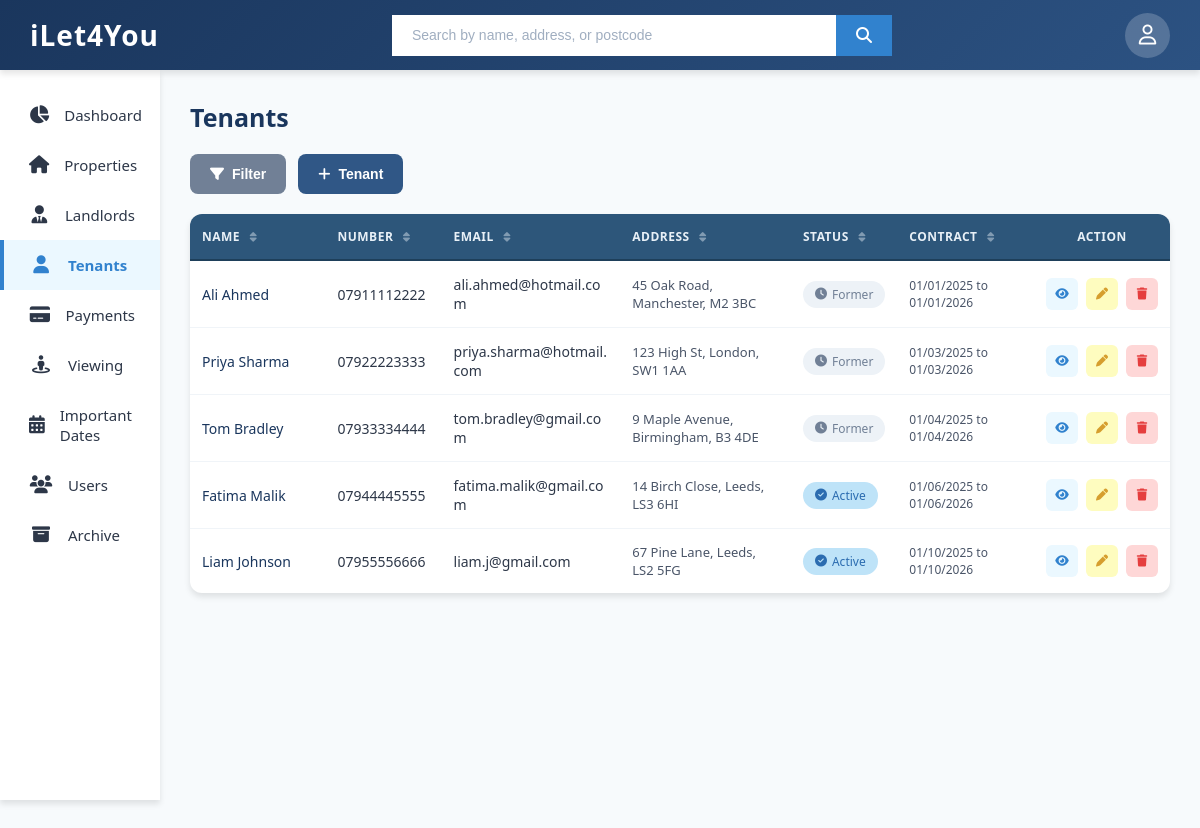
/tenants.php, run on the app's committed database.
### tables this page shows
CREATE TABLE "tenants" (
	"tenant_id"	INTEGER,
	"name"	TEXT NOT NULL,
	"phone"	TEXT NOT NULL,
	"email"	TEXT NOT NULL,
	"id_type"	TEXT NOT NULL,
	"id_number"	TEXT NOT NULL,
	"id_expiry_date"	TEXT NOT NULL,
	"archived"	INTEGER NOT NULL,
	"date_archived"	TEXT,
	PRIMARY KEY("tenant_id" AUTOINCREMENT)
);

CREATE TABLE properties (
    property_id INTEGER PRIMARY KEY AUTOINCREMENT,
    property_address TEXT NOT NULL,
    property_type TEXT NOT NULL,
    monthly_rent REAL NOT NULL,
    landlord_id INTEGER NOT NULL,
    gas_cert_due TEXT NOT NULL,
    electric_cert_due TEXT NOT NULL,
    epc_due_date TEXT NOT NULL,
    landlord_id_expiry_date TEXT NOT NULL,
    room_count INTEGER NOT NULL,
    bathroom_count INTEGER NOT NULL,
    epc_rating TEXT NOT NULL,
    has_garden INTEGER NOT NULL,
    allowed_pets INTEGER NOT NULL,
    council_band TEXT NOT NULL,
    archived INTEGER NOT NULL,
    date_archived TEXT
);

### tenants.php (the view, shortened to what this page needs)
<?php
$dbPath = __DIR__ . '/database.db';
try {
    $pdo = new PDO('sqlite:' . $dbPath);
    $pdo->setAttribute(PDO::ATTR_ERRMODE, PDO::ERRMODE_EXCEPTION);
} catch (PDOException $e) {
    die('DB connection failed: ' . $e->getMessage());
}
$tenants = $pdo->query("
    SELECT
        t.*,
        c.contract_start,
        c.contract_end,
        c.rent,
        c.frequency,
        p.property_address,
        l.name AS landlord_name
    FROM tenants t
    LEFT JOIN contracts c ON c.tenant_id = t.tenant_id AND c.contract_id = (
        SELECT contract_id FROM contracts
        WHERE tenant_id = t.tenant_id
        ORDER BY contract_end DESC LIMIT 1
    )
    LEFT JOIN properties p ON c.property_id = p.property_id
    LEFT JOIN landlords l ON p.landlord_id = l.landlord_id
    WHERE t.archived = 0
")->fetchAll(PDO::FETCH_ASSOC);
?>
<!DOCTYPE html>
<html lang="en">
<head>
    <link rel="stylesheet" href="https://cdnjs.cloudflare.com/ajax/libs/font-awesome/6.5.1/css/all.min.css">
    <link rel="stylesheet" href="style.css">
    <link rel="stylesheet" href="tables.css">
</head>
<body onload="CallNavbar(); loadModals();">
    <main class="main-content">
        <h1 class="page-title">Tenants</h1>
        <div class="main-container">
            <div class="controls-row">
                <button class="btn-filter-toggle" id="filterToggle" onclick="toggleFilter()">
                    <i class="fa-solid fa-filter"></i> Filter
                </button>
                <button class="btn-add blue" onclick="openAddTenantModal()">
                    <i class="fa-solid fa-plus"></i> Tenant
                </button>
            </div>
            <div class="table-container">
                <div class="table-wrapper">
                    <table id="tenantsTable">
                        <thead>
                            <tr>
                                <th class="sortable col-name"     onclick="sortTable('name', this)">Name <i class="fa-solid fa-sort"></i></th>
                                <th class="sortable col-number"   onclick="sortTable('number', this)">Number <i class="fa-solid fa-sort"></i></th>
                                <th class="sortable col-email"    onclick="sortTable('email', this)">Email <i class="fa-solid fa-sort"></i></th>
                                <th class="sortable col-address"  onclick="sortTable('address', this)">Address <i class="fa-solid fa-sort"></i></th>
                                <th class="sortable col-status"   onclick="sortTable('status', this)">Status <i class="fa-solid fa-sort"></i></th>
                                <th class="sortable col-contract" onclick="sortTable('contract', this)">Contract <i class="fa-solid fa-sort"></i></th>
                                <th class="col-action">Action</th>
                            </tr>
                        </thead>
                        <tbody id="tableBody">
                            <?php foreach ($tenants as $t): ?>
                            <tr
                                data-tenant-id="<?= $t['tenant_id'] ?>"
                                data-name="<?= htmlspecialchars($t['name'], ENT_QUOTES) ?>"
                                data-phone="<?= htmlspecialchars($t['phone'], ENT_QUOTES) ?>"
                                data-email="<?= htmlspecialchars($t['email'], ENT_QUOTES) ?>"
                                data-address="<?= htmlspecialchars($t['property_address'] ?? 'Unassigned', ENT_QUOTES) ?>"
                                data-idnumber="<?= htmlspecialchars($t['id_number'] ?? '', ENT_QUOTES) ?>"
                                data-idexpiry="<?= htmlspecialchars($t['id_expiry_date'] ?? '', ENT_QUOTES) ?>"
                                data-contract-start="<?= htmlspecialchars($t['contract_start'] ?? '', ENT_QUOTES) ?>"
                                data-contract-end="<?= htmlspecialchars($t['contract_end'] ?? '', ENT_QUOTES) ?>"
                                data-frequency="<?= htmlspecialchars($t['frequency'] ?? '', ENT_QUOTES) ?>"
                                data-landlord="<?= htmlspecialchars($t['landlord_name'] ?? 'N/A', ENT_QUOTES) ?>"
                                data-rent="<?= htmlspecialchars($t['rent'] ?? '0', ENT_QUOTES) ?>"
                                data-status="">
                                <td class="tenant-name"><?= htmlspecialchars($t['name']) ?></td>
                                <td class="tenant-phone"><?= htmlspecialchars($t['phone']) ?></td>
                                <td class="td-email"><?= htmlspecialchars($t['email']) ?></td>
                                <td class="tenant-address"><?= htmlspecialchars($t['property_address'] ?? 'Unassigned') ?></td>
                                <td><span class="status-badge"></span></td>
                                <td class="contract-info">
                                    <?php if (!empty($t['contract_start']) && !empty($t['contract_end'])): ?>
                                        <?= date('d/m/Y', strtotime($t['contract_start'])) ?> to <?= date('d/m/Y', strtotime($t['contract_end'])) ?>
                                    <?php else: ?>
                                        No Contract
                                    <?php endif; ?>
                                </td>
                                <td>
                                    <div class="action-buttons">
                                        <button class="action-btn action-btn-view" onclick="actionbtn.viewTenant(this)">
                                            <i class="fa-solid fa-eye"></i>
                                        </button>
                                        <?php if (!isset($_SESSION['role']) || $_SESSION['role'] !== 'read_only'): ?>
                                            <button class="action-btn action-btn-edit" onclick="editTenant(this)">
                                                <i class="fa-solid fa-pen"></i>
                                            </button>
                                            <form method="POST" style="display:inline;" onsubmit="return confirm('Archive <?= htmlspecialchars(addslashes($t['name'])) ?>?')">
                                                <button type="submit" class="action-btn action-btn-delete">
                                                    <i class="fa-solid fa-trash"></i>
                                                </button>
                                            </form>
                                        <?php endif; ?>
                                    </div>
                                </td>
                            </tr>
                            <?php endforeach; ?>
                        </tbody>
                    </table>
                </div>
            </div>
        </div>
    </main>
</body>
</html>

### style.css (style rules this page uses)
body { font-family: 'Segoe UI', Tahoma, Geneva, Verdana, sans-serif; background: #f7fafc; color: #2d3748; min-height: 100vh; }
* { margin: 0; padding: 0; box-sizing: border-box; cursor: default; }
.main-content { margin-top: 70px; margin-left: 160px; padding: 30px; min-height: calc(100vh - 70px); max-width: calc(100vw - 160px); overflow-x: hidden; }
.page-title { font-size: 25px; font-weight: 700; color: #1a365d; margin-bottom: 20px; }

### tables.css (style rules this page uses)
.main-container { width: 100%; max-width: 100%; margin: 0 auto; }
.controls-row { display: flex; align-items: center; gap: 12px; margin-bottom: 20px; flex-wrap: wrap; }
.btn-filter-toggle { background: #718096; color: #ffffff; border: none; padding: 12px 20px; border-radius: 8px; font-size: 14px; font-weight: 600; cursor: pointer; transition: all 0.3s ease; display: flex; align-items: center; gap: 8px; white-space: nowrap; }
.btn-add { padding: 12px 20px; border-radius: 8px; font-size: 14px; font-weight: 600; cursor: pointer; transition: all 0.3s ease; display: flex; align-items: center; gap: 8px; border: none; white-space: nowrap; }
.btn-add.blue { background: #305786; color: #ffffff; }
.table-container { background: #ffffff; border-radius: 12px; box-shadow: 0 4px 6px rgba(0, 0, 0, 0.1); overflow: hidden; }
.table-wrapper { overflow-x: auto; }
table { width: 100%; border-collapse: collapse; min-width: 100%; }
table thead { background: #2d567a; }
table th { padding: 14px 12px; text-align: left; font-size: 12px; font-weight: 600; color: #e8f0f7; text-transform: uppercase; letter-spacing: 0.5px; border-bottom: 2px solid #1e3f5a; white-space: nowrap; }
table th.sortable { cursor: pointer; user-select: none; transition: background 0.2s ease; }
table th.sortable i { margin-left: 6px; font-size: 11px; opacity: 0.45; transition: opacity 0.2s ease, color 0.2s ease; }
table tbody tr { transition: background 0.15s ease; border-bottom: 1px solid #f0f4f8; cursor: pointer; }
table tbody tr:last-child { border-bottom: none; }
table td { padding: 14px 12px; font-size: 14px; color: #2d3748; vertical-align: middle; }
.tenant-name { font-weight: 500; color: #1a365d; }
.td-email { color: #2d3748; word-break: break-all; }
.tenant-address { font-size: 13px; color: #4a5568; }
.status-badge-modal, .status-badge { display: inline-flex; align-items: center; gap: 5px; padding: 5px 12px; border-radius: 14px; font-size: 12px; font-weight: 500; }
.status-active { background: #bee3f8; color: #2b6cb0; }
.status-former { background: #edf2f7; color: #718096; }
.contract-info { font-size: 12px; color: #4a5568; }
.action-buttons { display: flex; gap: 8px; justify-content: center; }
.action-btn { width: 32px; height: 32px; border: none; border-radius: 6px; cursor: pointer; display: flex; align-items: center; justify-content: center; transition: all 0.2s ease; font-size: 12px; position: relative; z-index: 1; }
.action-btn-view { background: #ebf8ff; color: #3182ce; }
.action-btn-edit { background: #fefcbf; color: #d69e2e; }
.action-btn-delete { background: #fed7d7; color: #e53e3e; }
@media (max-width: 1200px) { .controls-row { flex-wrap: wrap; } }

### tenants.php (style rules this page uses)
.col-name { width: 16%; }
.col-number { width: 12%; }
.col-email { width: 22%; }
.col-address { width: 20%; }
.col-status { width: 10%; }
.col-contract { width: 15%; }
.col-action { width: 10%; text-align: center; }

### data on the page
tenants: name "Ali Ahmed", phone "07911112222", email "ali.ahmed@hotmail.com", properties.property_address "45 Oak Road, Manchester, M2 3BC", contract_start "01/01/2025", contract_end "01/01/2026"
tenants: name "Priya Sharma", phone "07922223333", email "priya.sharma@hotmail.com", properties.property_address "123 High St, London, SW1 1AA", contract_start "01/03/2025", contract_end "01/03/2026"
tenants: name "Tom Bradley", phone "07933334444", email "tom.bradley@gmail.com", properties.property_address "9 Maple Avenue, Birmingham, B3 4DE", contract_start "01/04/2025", contract_end "01/04/2026"
tenants: name "Fatima Malik", phone "07944445555", email "fatima.malik@gmail.com", properties.property_address "14 Birch Close, Leeds, LS3 6HI", contract_start "01/06/2025", contract_end "01/06/2026"
tenants: name "Liam Johnson", phone "07955556666", email "liam.j@gmail.com", properties.property_address "67 Pine Lane, Leeds, LS2 5FG", contract_start "01/10/2025", contract_end "01/10/2026"
